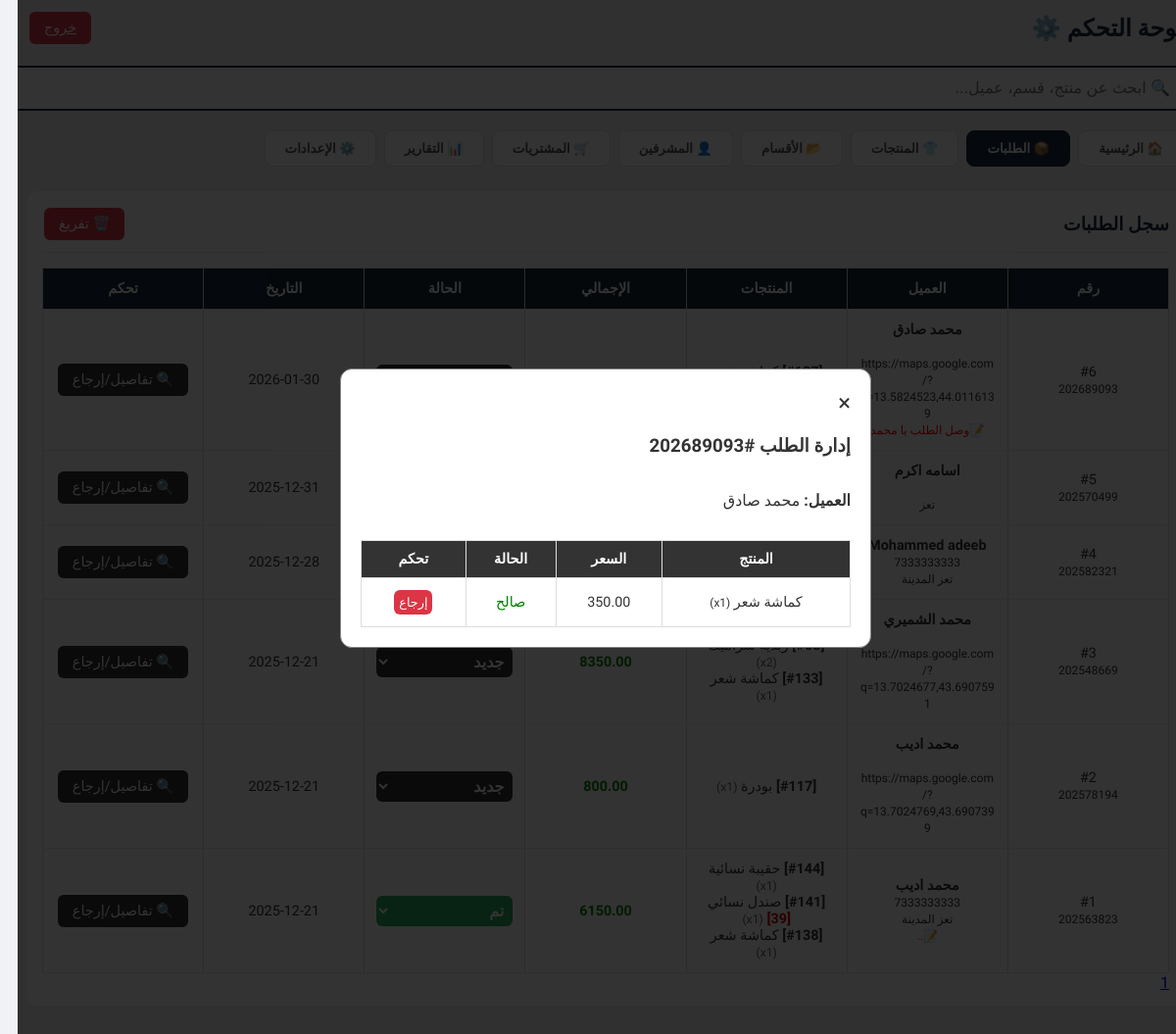
The page /admin.php?tab=orders&manage_order=6 (signed in) on the database its author committed.
### tables this page shows
CREATE TABLE `orders` (
  `id` int(11) NOT NULL,
  `invoice_code` varchar(50) NOT NULL,
  `customer_name` varchar(255) NOT NULL,
  `customer_phone` varchar(50) DEFAULT NULL,
  `total_amount` decimal(10,2) NOT NULL,
  `created_at` timestamp NOT NULL DEFAULT current_timestamp(),
  `address` text DEFAULT NULL,
  `notes` text DEFAULT NULL,
  `status` varchar(50) DEFAULT 'new'
);

CREATE TABLE `order_items` (
  `id` int(11) NOT NULL,
  `order_id` int(11) NOT NULL,
  `product_id` int(11) DEFAULT 0,
  `product_name` varchar(255) NOT NULL,
  `price` decimal(10,2) NOT NULL,
  `qty` int(11) NOT NULL,
  `size` varchar(50) DEFAULT NULL,
  `item_status` enum('valid','returned') DEFAULT 'valid'
);

### admin.php (the view, shortened to what this page needs)
<?php
include 'include/db.php';
$manageOrder = null;
if (isset($_GET['manage_order'])) {
    $mOid = $_GET['manage_order'];
    $moStmt = $pdo->prepare("SELECT * FROM orders WHERE id = ?"); $moStmt->execute([$mOid]);
    $manageOrder = $moStmt->fetch(PDO::FETCH_ASSOC);
    if($manageOrder) {
        $moiStmt = $pdo->prepare("SELECT * FROM order_items WHERE order_id = ?"); $moiStmt->execute([$mOid]);
        $manageOrderItems = $moiStmt->fetchAll(PDO::FETCH_ASSOC);
    }
}
$searchQuery = $_GET['search'] ?? '';
$searchProds = []; $searchCats = []; $searchOrds = [];
if ($searchQuery) {
    $term = "%$searchQuery%";
    $pS = $pdo->prepare("SELECT p.*, c.name as cat_name, (SELECT COALESCE(SUM(qty), 0) FROM cart WHERE product_id = p.id) as total_reserved FROM products p LEFT JOIN categories c ON p.category_id = c.id WHERE p.name LIKE ? OR p.admin_note LIKE ? OR p.supplier LIKE ?");
    $pS->execute([$term, $term, $term]); $searchProds = $pS->fetchAll(PDO::FETCH_ASSOC);
    $cS = $pdo->prepare("SELECT * FROM categories WHERE name LIKE ?"); $cS->execute([$term]); $searchCats = $cS->fetchAll(PDO::FETCH_ASSOC);
    $oS = $pdo->prepare("SELECT o.*, GROUP_CONCAT(CONCAT('<b>[#', oi.product_id, ']</b> ',oi.product_name, IF(oi.size IS NOT NULL AND oi.size != '', CONCAT(' <span style=\'color:#d00000; font-weight:bold;\'>[', oi.size, ']</span>'), ''), ' <span style=\'color:#666; font-size:0.85em;\'>(x', oi.qty, ')</span>') SEPARATOR '<br>') as items_summary FROM orders o LEFT JOIN order_items oi ON o.id = oi.order_id WHERE o.customer_name LIKE ? OR o.invoice_code LIKE ? GROUP BY o.id ORDER BY o.created_at DESC");
    $oS->execute([$term, $term]); $searchOrds = $oS->fetchAll(PDO::FETCH_ASSOC);
} else {
    $ordPage = isset($_GET['ord_page']) ? (int)$_GET['ord_page'] : 1;
    $ordsPerPage = 10;
    $ordOffset = ($ordPage - 1) * $ordsPerPage;
    $totalOrds = $pdo->query("SELECT COUNT(*) FROM orders")->fetchColumn();
    $totalOrdPages = ceil($totalOrds / $ordsPerPage);
    $ordQ = "SELECT o.*, GROUP_CONCAT(CONCAT('<b>[#', oi.product_id, ']</b> ',oi.product_name, IF(oi.size IS NOT NULL AND oi.size != '', CONCAT(' <span style=\'color:#d00000; font-weight:bold;\'>[', oi.size, ']</span>'), ''), ' <span style=\'color:#666; font-size:0.85em;\'>(x', oi.qty, ')</span>') SEPARATOR '<br>') as items_summary FROM orders o LEFT JOIN order_items oi ON o.id = oi.order_id GROUP BY o.id ORDER BY o.created_at DESC LIMIT $ordsPerPage OFFSET $ordOffset";
    $orders = $pdo->query($ordQ)->fetchAll(PDO::FETCH_ASSOC);
}
?>
<!DOCTYPE html>
<html lang="ar" dir="rtl">
<head>
    <link rel="stylesheet" href="style.min.css?v=<?php echo time(); ?>">
</head>
<body class="admin-body">
<div class="admin-container">
    <div class="admin-header">
        <h2 class="admin-h2">لوحة التحكم ⚙️</h2>
        <a href="logout.php" class="btn btn-red">خروج</a>
    </div>
    <form method="GET" action="admin.php">
        <input type="text" name="search" class="search-bar" placeholder="🔍 ابحث عن منتج، قسم، عميل..." value="<?= htmlspecialchars($searchQuery) ?>">
    </form>
    <?php if ($searchQuery): ?>
        <?php if (count($searchProds) > 0): ?>
            <div class="panel"><h3 class="admin-h3">نتائج المنتجات</h3><table class="admin-table"><thead><tr><th>صورة</th><th>المنتج</th><th>السعر</th><th>القسم</th><th>تحكم</th></tr></thead><tbody><?php foreach($searchProds as $prod): ?><tr><td data-label="صورة"><img src="uploads/<?= htmlspecialchars($prod['image']) ?>" class="thumb"></td><td data-label="المنتج"><b><?= htmlspecialchars($prod['name']) ?></b></td><td data-label="السعر"><?= htmlspecialchars($prod['price']) ?></td><td data-label="القسم"><?= htmlspecialchars($prod['cat_name']) ?></td><td data-label="تحكم"><button class="btn btn-orange" onclick='openEditProd(<?= json_encode($prod) ?>)'>تعديل</button><form method="POST" class="admin-form-inline" onsubmit="return confirm('حذف؟');"><input type="hidden" name="prod_id" value="<?= $prod['id'] ?>"><button name="delete_product" class="btn btn-red">حذف</button></form></td></tr><?php endforeach; ?></tbody></table></div>
        <?php endif; ?>
        <?php if (count($searchCats) > 0): ?>
            <div class="panel"><h3 class="admin-h3">نتائج الأقسام</h3><table class="admin-table"><thead><tr><th>ID</th><th>الاسم</th><th>تحكم</th></tr></thead><tbody><?php foreach($searchCats as $cat): ?><tr><td data-label="ID"><?= htmlspecialchars($cat['id']) ?></td><td data-label="الاسم"><?= htmlspecialchars($cat['name']) ?></td><td data-label="تحكم"><button class="btn btn-orange" onclick='openEditCat(<?= json_encode($cat) ?>)'>تعديل</button><form method="POST" class="admin-form-inline" onsubmit="return confirm('حذف؟');"><input type="hidden" name="cat_id" value="<?= $cat['id'] ?>"><button name="delete_category" class="btn btn-red">حذف</button></form></td></tr><?php endforeach; ?></tbody></table></div>
        <?php endif; ?>
        <?php if (count($searchOrds) > 0): ?>
            <div class="panel"><h3 class="admin-h3">نتائج الطلبات</h3><table class="admin-table"><thead><tr><th>رقم</th><th>العميل</th><th>المنتجات</th><th>الإجمالي</th><th>الحالة</th><th>التاريخ</th></tr></thead><tbody><?php foreach($searchOrds as $ord): ?><tr><td data-label="رقم">#<?= htmlspecialchars($ord['id']) ?></td><td data-label="العميل"><?= htmlspecialchars($ord['customer_name']) ?></td><td data-label="المنتجات"><?= $ord['items_summary'] ?></td><td data-label="الإجمالي"><?= htmlspecialchars($ord['total_amount']) ?></td><td data-label="الحالة"><?= htmlspecialchars($ord['status']) ?></td><td data-label="التاريخ"><?= htmlspecialchars($ord['created_at']) ?></td></tr><?php endforeach; ?></tbody></table></div>
        <?php endif; ?>
        <?php if (count($searchProds)==0 && count($searchCats)==0 && count($searchOrds)==0): ?><div class="panel" style="text-align:center;"><h3 class="admin-h3">لا توجد نتائج</h3></div><?php endif; ?>
    <?php else: ?>
        <div class="tabs-nav">
            <button class="tab-btn active" onclick="openTab(event, 'tab-dashboard')">🏠 الرئيسية</button>
            <button class="tab-btn " id="btn-orders" onclick="openTab(event, 'tab-orders')">📦 الطلبات</button>
            <button class="tab-btn" id="btn-products" onclick="openTab(event, 'tab-products')">👕 المنتجات</button>
            <button class="tab-btn" id="btn-cats" onclick="openTab(event, 'tab-cats')">📂 الأقسام</button>
            <button class="tab-btn" id="btn-admins" onclick="openTab(event, 'tab-admins')">👤 المشرفين</button>
            <button class="tab-btn" id="btn-procurement" onclick="openTab(event, 'tab-procurement')">🛒 المشتريات</button>
            <button class="tab-btn" onclick="openTab(event, 'tab-reports')">📊 التقارير</button>
            <button class="tab-btn" onclick="openTab(event, 'tab-settings')">⚙️ الإعدادات</button>
        </div>
        <div id="tab-orders" class="tab-content active">
            <div class="panel">
                <div class="panel-header"><h3 class="admin-h3">سجل الطلبات</h3><form method="POST" onsubmit="return confirm('تفريغ؟');"><button name="delete_all_orders" class="btn btn-red">🗑️ تفريغ</button></form></div>
                <?php if (count($orders) > 0): ?>
                    <table class="admin-table">
                        <thead>
                            <tr>
                                <th>رقم</th>
                                <th>العميل</th>
                                <th>المنتجات</th>
                                <th>الإجمالي</th>
                                <th>الحالة</th>
                                <th>التاريخ</th>
                                <th>تحكم</th>
                            </tr>
                        </thead>
                        <tbody>
                            <?php $stArr=['new'=>['جديد','#333'],'processing'=>['تجهيز','#e67e22'],'shipping'=>['توصيل','#3498db'],'delivered'=>['تم','#27ae60'],'canceled'=>['ملغي','#c0392b']]; foreach($orders as $ord): $k=$ord['status']?:'new'; ?>
                            <tr>
                                <td data-label="رقم">#<?= htmlspecialchars($ord['id']) ?><br><small><?= htmlspecialchars($ord['invoice_code']) ?></small></td>
                                <td data-label="العميل"><b><?= htmlspecialchars($ord['customer_name']) ?></b><br><small><?= htmlspecialchars($ord['customer_phone']) ?></small><br><small><?= htmlspecialchars($ord['address']) ?></small><?php if($ord['notes']) echo "<br><small style='color:red'>📝" . htmlspecialchars($ord['notes']) . "</small>"; ?></td>
                                <td data-label="المنتجات"><?= $ord['items_summary'] ?></td>
                                <td data-label="الإجمالي" style="color:green;font-weight:bold;"><?= htmlspecialchars($ord['total_amount']) ?></td>
                                <td data-label="الحالة"><form method="POST"><input type="hidden" name="order_id" value="<?= $ord['id'] ?>"><select name="status" onchange="this.form.submit()" class="admin-select" style="background:<?= $stArr[$k][1] ?>;color:#fff;border:none;font-weight:bold;padding:5px;"><?php foreach($stArr as $x=>$y): ?><option value="<?= $x ?>" <?= $k==$x?'selected':'' ?> style="background:#fff;color:#000;"><?= $y[0] ?></option><?php endforeach; ?></select><input type="hidden" name="update_order_status" value="1"></form></td>
                                <td data-label="التاريخ"><?= date('Y-m-d', strtotime($ord['created_at'])) ?></td>
                                <td data-label="تحكم">
                                <a href="admin.php?tab=orders&manage_order=<?= $ord['id'] ?>" class="btn btn-dark">🔍 تفاصيل/إرجاع</a></td>
                            </tr>
                            <?php endforeach; ?>
                        </tbody>
                    </table>
                    <div class="pagination">
                        <?php for ($i = 1; $i <= $totalOrdPages; $i++): ?>
                            <a href="?tab=tab-orders&ord_page=<?= $i ?>" class="<?= ($ordPage == $i) ? 'active' : '' ?>"><?= $i ?></a>
                        <?php endfor; ?>
                    </div>
                <?php else: ?>
                    <p style="text-align:center; padding: 20px;">لا توجد أي طلبات حالياً.</p>
                <?php endif; ?>
            </div>
        </div>
    <?php endif; ?>
</div>
<?php if($manageOrder): ?>
<div id="manageOrderModal" class="modal" style="display:flex;">
    <div class="modal-content">
        <span class="close" onclick="window.location.href='admin.php?tab=orders'">&times;</span>
        <h3>إدارة الطلب #<?= $manageOrder['invoice_code'] ?></h3>
        <p><strong>العميل:</strong> <?= $manageOrder['customer_name'] ?></p>
        <table style="margin-top:15px;">
            <thead><tr><th>المنتج</th><th>السعر</th><th>الحالة</th><th>تحكم</th></tr></thead>
            <tbody>
                <?php foreach($manageOrderItems as $item): ?>
                <tr style="<?= $item['item_status']=='returned' ? 'background:#ffebee' : '' ?>">
                    <td data-label="المنتج"><?= $item['product_name'] ?> <small>(x<?= $item['qty'] ?>)</small></td>
                    <td data-label="السعر"><?= $item['price'] ?></td>
                    <td data-label="الحالة">
                        <?= $item['item_status']=='returned' ? '<span style="color:red">مرتجع</span>' : '<span style="color:green">صالح</span>' ?>
                    </td>
                    <td data-label="تحكم">
                        <?php if($item['item_status']=='valid'): ?>
                            <form method="POST" onsubmit="return confirm('إرجاع هذا المنتج للمخزون وخصم سعره؟');">
                                <button name="return_item" class="btn btn-red" style="font-size:0.8rem; padding:5px;">إرجاع</button>
                            </form>
                        <?php else: ?> - <?php endif; ?>
                    </td>
                </tr>
                <?php endforeach; ?>
            </tbody>
        </table>
    </div>
</div>
<?php endif; ?>
</body>
</html>

### rows shown on the page
orders: invoice_code "202689093", customer_name "محمد صادق", address "https://maps.google.com/?q=13.5824523,44.0116139", notes "وصل الطلب يا محمد", created_at "2026-01-30"
orders: invoice_code "202570499", customer_name "اسامه اكرم", created_at "2025-12-31"
orders: invoice_code "202582321", customer_name "Mohammed adeeb", customer_phone "7333333333", address "تعز المدينة", created_at "2025-12-28"
orders: invoice_code "202548669", customer_name "محمد الشميري", address "https://maps.google.com/?q=13.7024677,43.6907591", items_summary "[#133] كماشة شعر", total_amount "8350.00", status "جديد", created_at "2025-12-21"
orders: invoice_code "202578194", customer_name "محمد اديب", address "https://maps.google.com/?q=13.7024769,43.6907399", items_summary "[#117] بودرة", total_amount "800.00", status "جديد", created_at "2025-12-21"
orders: invoice_code "202563823", customer_name "محمد اديب", customer_phone "7333333333", address "تعز المدينة", items_summary "[#144] حقيبة نسائية [#141] صندل نسائي [39] [#138] كماشة شعر", total_amount "6150.00", status "تم", created_at "2025-12-21"
order_items: product_name "كماشة شعر", price "350.00", item_status "صالح"
